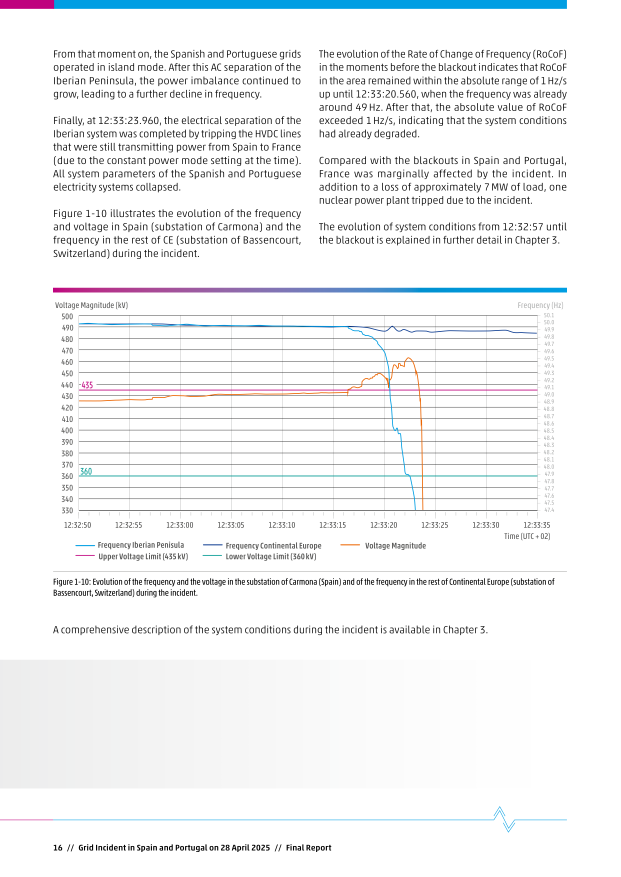
#> input picture stage0/pages/pg016.png, 2481 x 3508 px (shown at 1/4 size)
$ python probe_fig.py pages/pg016.png
#> lines starting #> are read from the running program, lines starting #| are printed output that depends on the picture; after the words box and inside, x2 and y2 are one past the last pixel; in counts of white or black regions, pixels touching at a corner belong together
"""Locate the plot frame and the curve colours in a rendered report page."""
import sys
from pathlib import Path

import numpy as np
from PIL import Image

p = Path(sys.argv[1])
im = Image.open(p).convert("RGB")
#> im is the input picture: PIL image 2481x3508 RGB; mean R, G, B 242, 243.3, 244.5
a = np.asarray(im)
h, w, _ = a.shape
print("image", w, h)
#| image 2481 3508

# grey-ish dark pixels = frame / axis lines
r, g, b = a[..., 0].astype(int), a[..., 1].astype(int), a[..., 2].astype(int)
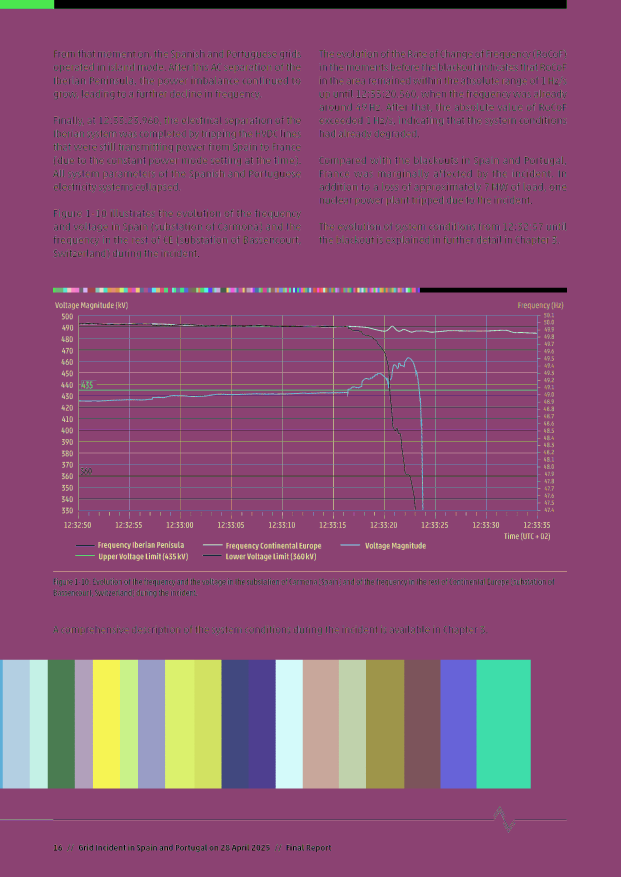
#> r: shape (3508, 2481) int64 (shown at 1/4 size); 256 distinct labels, from 0 to 255; one colour per label, 0 black
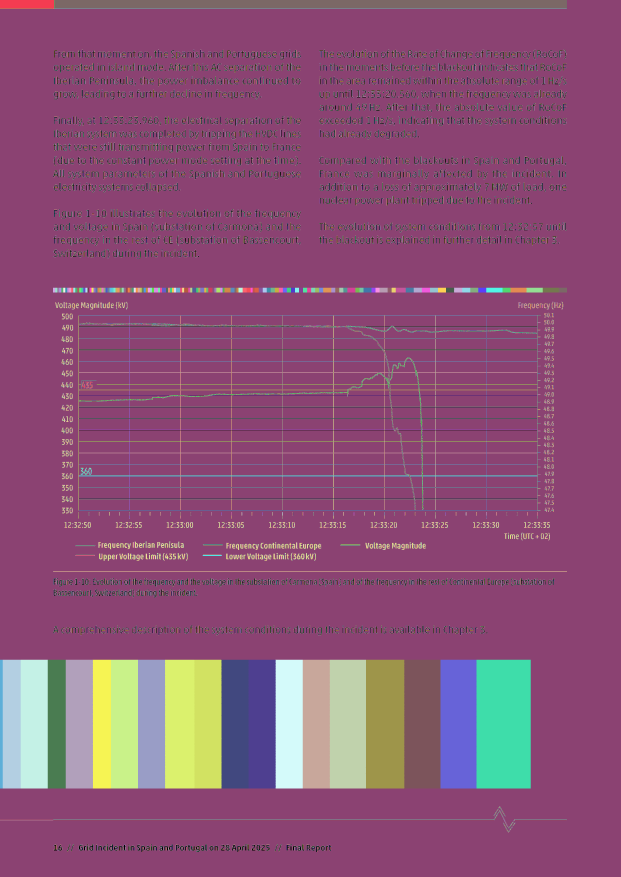
#> g: shape (3508, 2481) int64 (shown at 1/4 size); 256 distinct labels, from 0 to 255; one colour per label, 0 black
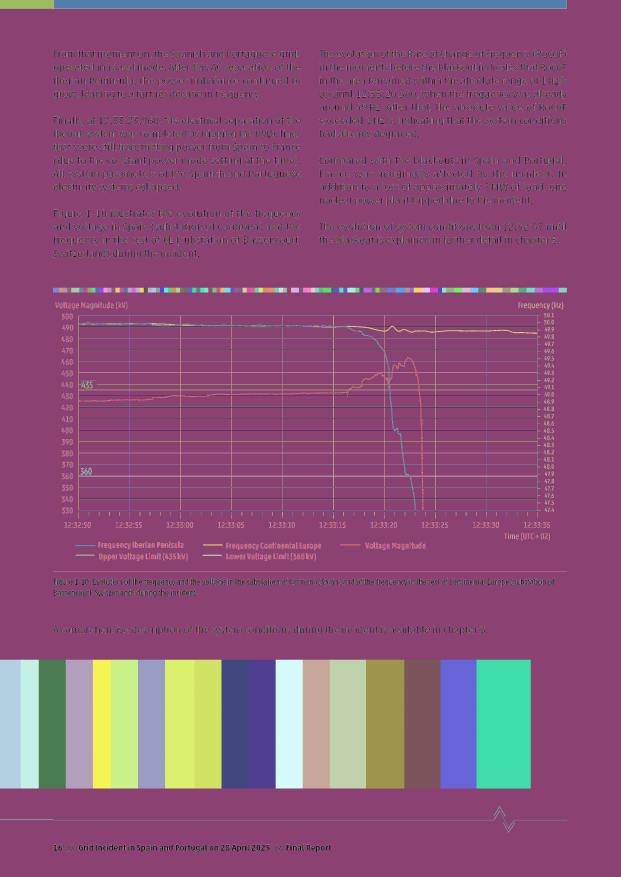
#> b: shape (3508, 2481) int64 (shown at 1/4 size); 256 distinct labels, from 0 to 255; one colour per label, 0 black
grey = (abs(r - g) < 12) & (abs(g - b) < 12) & (r < 210)
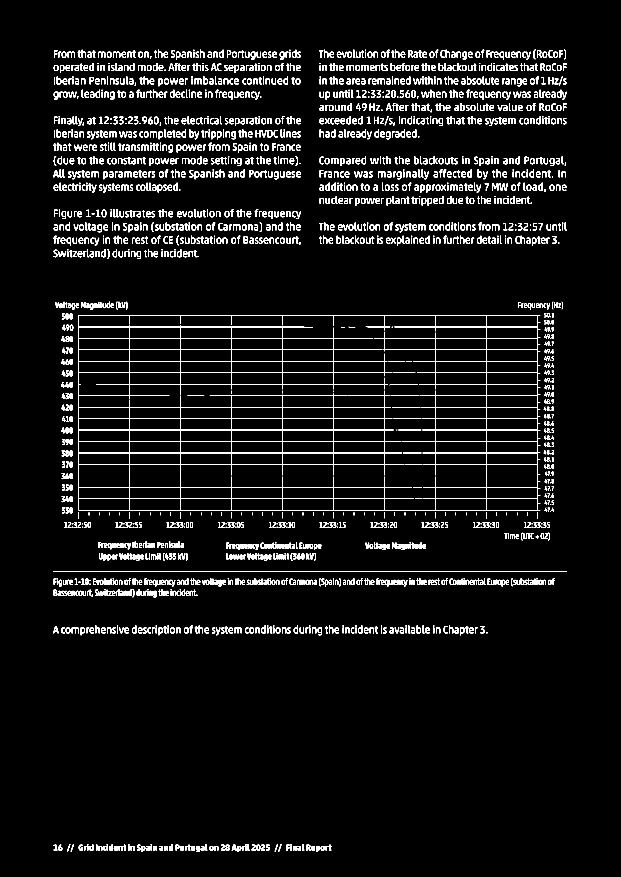
#> grey: shape (3508, 2481) bool (shown at 1/4 size); 4.4% white; 2109 white regions (222 under 20 px), largest, box (x1, y1, x2, y2) and area: (314, 1261, 2162, 2043) 75581, (212, 2284, 2268, 2286) 4111, (1998, 733, 2031, 762) 389

rows = grey.sum(axis=1)
#> rows = 3508 values, max 2056 at index 2284, min 0 at index 0, mean 109.1
cols = grey.sum(axis=0)
#> cols = 2481 values, max 1007 at index 315, min 0 at index 0, mean 154.2
print("top rows by grey count:")
for y in np.argsort(rows)[-12:][::-1]:
    print(f"  y={y:5d} grey={rows[y]:5d}  ({rows[y]/w:.2f} of width)")
#> this loop made 12 passes
#> y on passes 1 to 8: 2284, 2285, 2042, 2041, 1261, 2040, 1354, 1812
#> (printed output is left out)
print("top cols by grey count:")
for x in np.argsort(cols)[-12:][::-1]:
    print(f"  x={x:5d} grey={cols[x]:5d}  ({cols[x]/h:.2f} of height)")
#> this loop made 12 passes
#> x on passes 1 to 8: 315, 314, 926, 2149, 1334, 722, 519, 723
#> (printed output is left out)

# saturated colours inside a guess region (whole page for now)
sat = (a.max(axis=2).astype(int) - a.min(axis=2).astype(int)) > 60
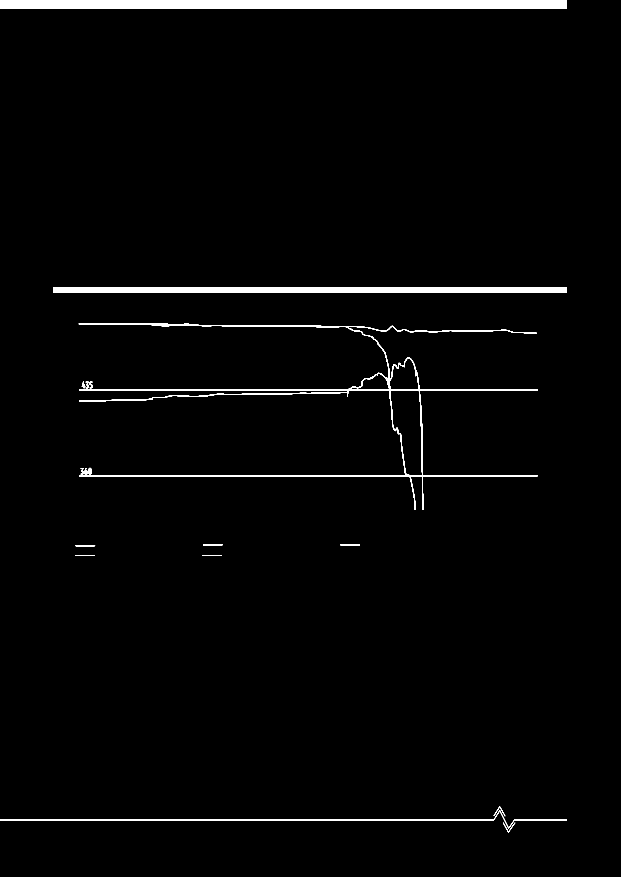
#> sat: shape (3508, 2481) bool (shown at 1/4 size); 1.9% white; 17 white regions, largest, box (x1, y1, x2, y2) and area: (0, 0, 2268, 36) 81647, (212, 1151, 2268, 1170) 39064, (315, 1292, 2150, 2040) 34418
ys, xs = np.where(sat)
print("saturated pixel bbox", xs.min(), xs.max(), ys.min(), ys.max(), "count", sat.sum())
#| saturated pixel bbox 0 2267 0 3329 count 165018
from collections import Counter
c = Counter(map(tuple, a[sat][::7]))
#> c = 809 items
print("most common saturated colours:")
for col, n in c.most_common(15):
    print("   ", col, n)
#> this loop made 15 passes
#> (col, n) on passes 1 to 8: ((0, 158, 227), 11239), ((191, 1, 126), 1704), ((236, 101, 1), 774), ((0, 153, 146), 589), ((18, 64, 147), 377), ((154, 216, 244), 300), ((230, 154, 204), 288), ((67, 183, 233), 287)
#> (printed output is left out)

$ run again, on stage0/pages/pg129.png
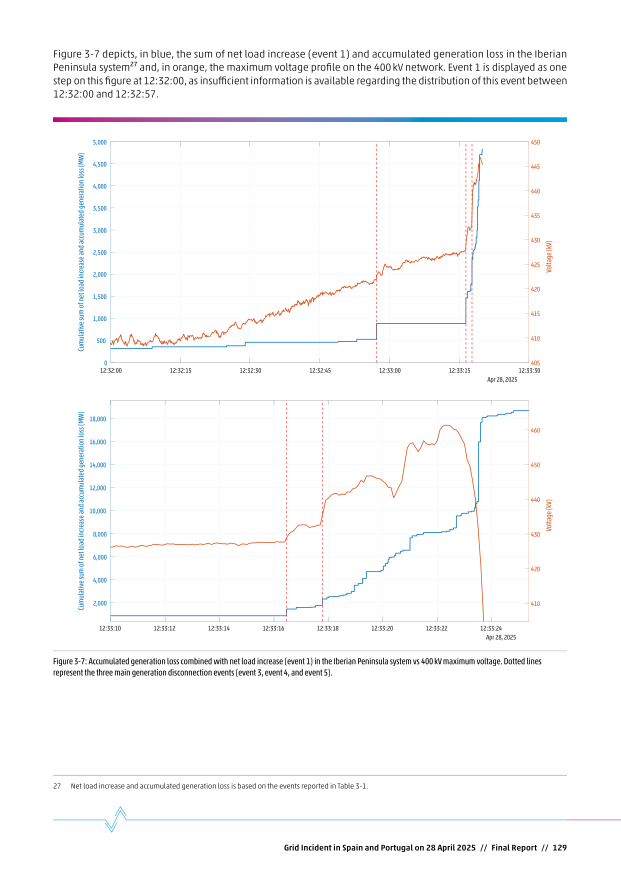
#> input picture stage0/pages/pg129.png, 2481 x 3508 px (shown at 1/4 size)
#> im is the input picture: PIL image 2481x3508 RGB; mean R, G, B 250.1, 250.1, 250.7
#| image 2481 3508
#> r: shape (3508, 2481) int64; 256 distinct labels, from 0 to 255
#> g: shape (3508, 2481) int64; 256 distinct labels, from 0 to 255
#> b: shape (3508, 2481) int64; 256 distinct labels, from 0 to 255
#> `grey = (abs(r - g) < 12) & (abs(g - b) < 12) & (r < 210)`:
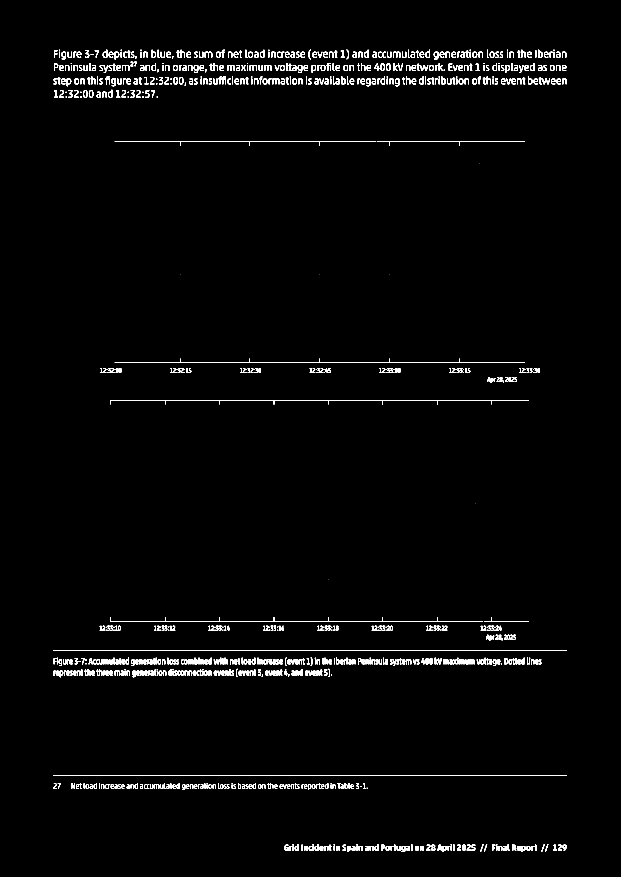
#> grey: shape (3508, 2481) bool (shown at 1/4 size); 1.5% white; 899 white regions (118 under 20 px), largest, box (x1, y1, x2, y2) and area: (442, 1601, 2115, 1619) 3514, (459, 1433, 2098, 1451) 3347, (442, 2468, 1932, 2486) 3132
#> rows = 3508 values, max 2056 at index 2603, min 0 at index 0, mean 37.06
#> cols = 2481 values, max 151 at index 1207, min 0 at index 0, mean 52.4
#> the loop `for y in np.argsort(rows)[-12:][::-1]:` made 12 passes
#> y on passes 1 to 8: 2603, 3100, 1601, 2485, 1602, 2484, 1450, 566
#> (printed output is left out)
#> the loop `for x in np.argsort(cols)[-12:][::-1]:` made 12 passes
#> x on passes 1 to 8: 1207, 1972, 425, 892, 891, 845, 471, 447
#> (printed output is left out)
#> `sat = (a.max(axis=2).astype(int) - a.min(axis=2).astype(int)) > 60`:
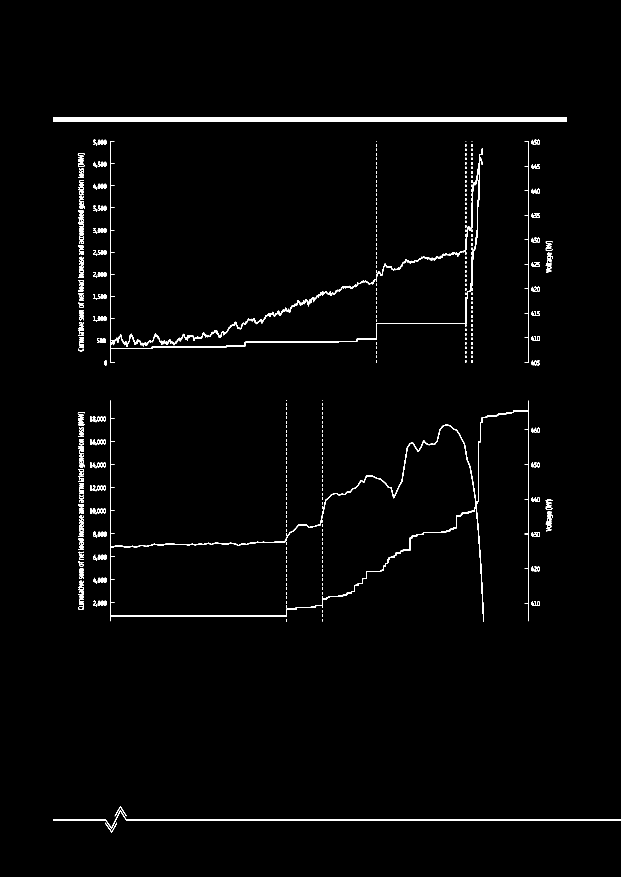
#> sat: shape (3508, 2481) bool (shown at 1/4 size); 1.4% white; 516 white regions (11 under 20 px), largest, box (x1, y1, x2, y2) and area: (212, 469, 2268, 488) 39064, (441, 566, 1931, 1451) 20848, (441, 1601, 2116, 2486) 18912
#| saturated pixel bbox 212 2480 469 3329 count 121406
#> c = 875 items
#> the loop `for col, n in c.most_common(15):` made 15 passes
#> (col, n) on passes 1 to 8: ((0, 113, 188), 2746), ((217, 82, 24), 2128), ((255, 76, 76), 519), ((0, 158, 227), 323), ((171, 223, 246), 281), ((67, 183, 233), 281), ((153, 198, 228), 189), ((101, 169, 214), 181)
#> (printed output is left out)

$ run again, on stage0/pages/pg131.png
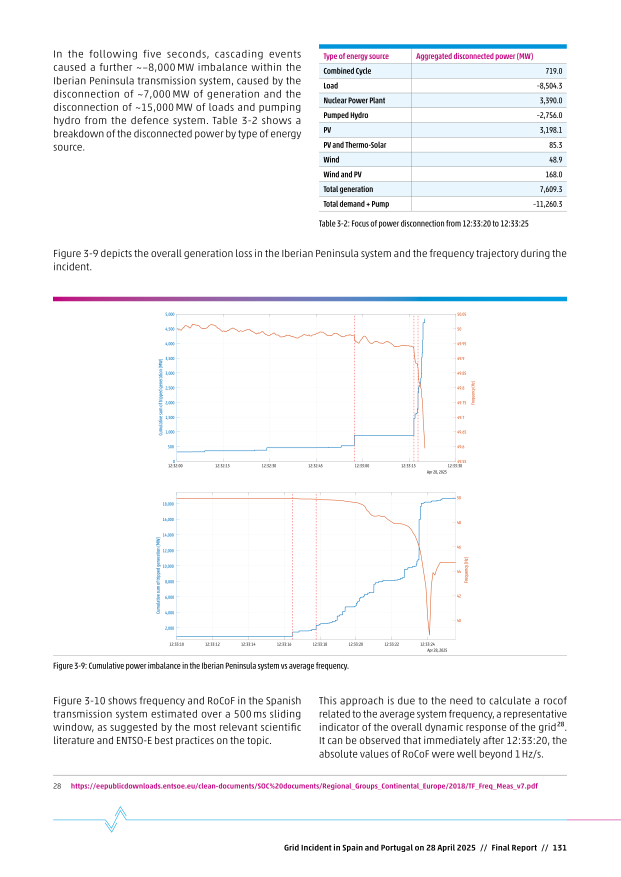
#> input picture stage0/pages/pg131.png, 2481 x 3508 px (shown at 1/4 size)
#> im is the input picture: PIL image 2481x3508 RGB; mean R, G, B 247, 247.4, 248.5
#| image 2481 3508
#> r: shape (3508, 2481) int64; 256 distinct labels, from 0 to 255
#> g: shape (3508, 2481) int64; 256 distinct labels, from 0 to 255
#> b: shape (3508, 2481) int64; 256 distinct labels, from 0 to 255
#> `grey = (abs(r - g) < 12) & (abs(g - b) < 12) & (r < 210)`:
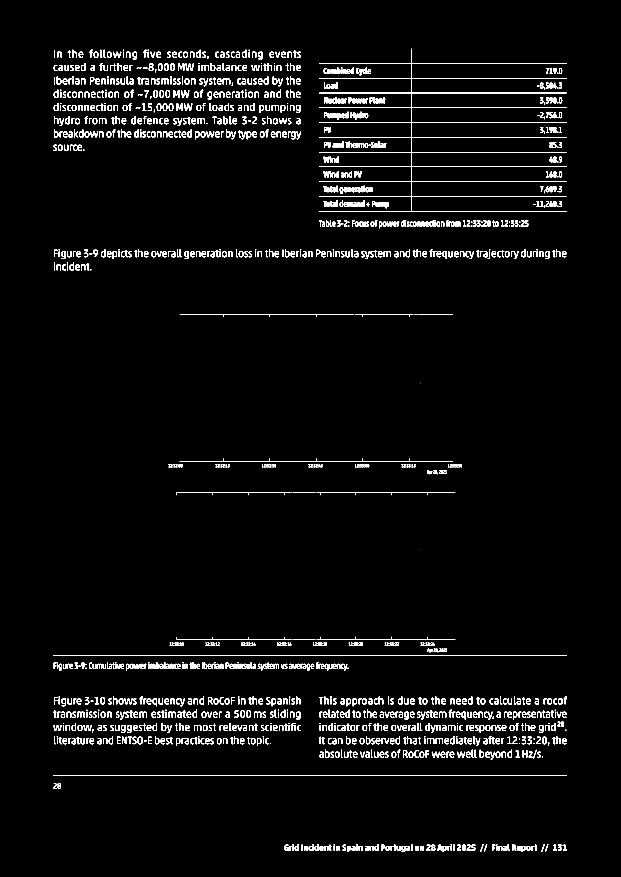
#> grey: shape (3508, 2481) bool (shown at 1/4 size); 2.7% white; 1446 white regions (160 under 20 px), largest, box (x1, y1, x2, y2) and area: (1275, 195, 2268, 845) 19095, (719, 1833, 1812, 1846) 2233, (212, 2621, 2268, 2622) 2056
#> rows = 3508 values, max 2056 at index 2621, min 0 at index 0, mean 66.83
#> cols = 2481 values, max 726 at index 1647, min 0 at index 0, mean 94.5
#> the loop `for y in np.argsort(rows)[-12:][::-1]:` made 12 passes
#> y on passes 1 to 8: 3100, 2621, 548, 431, 430, 371, 372, 489
#> (printed output is left out)
#> the loop `for x in np.argsort(cols)[-12:][::-1]:` made 12 passes
#> x on passes 1 to 8: 1647, 1646, 217, 218, 1298, 1299, 216, 2216
#> (printed output is left out)
#> `sat = (a.max(axis=2).astype(int) - a.min(axis=2).astype(int)) > 60`:
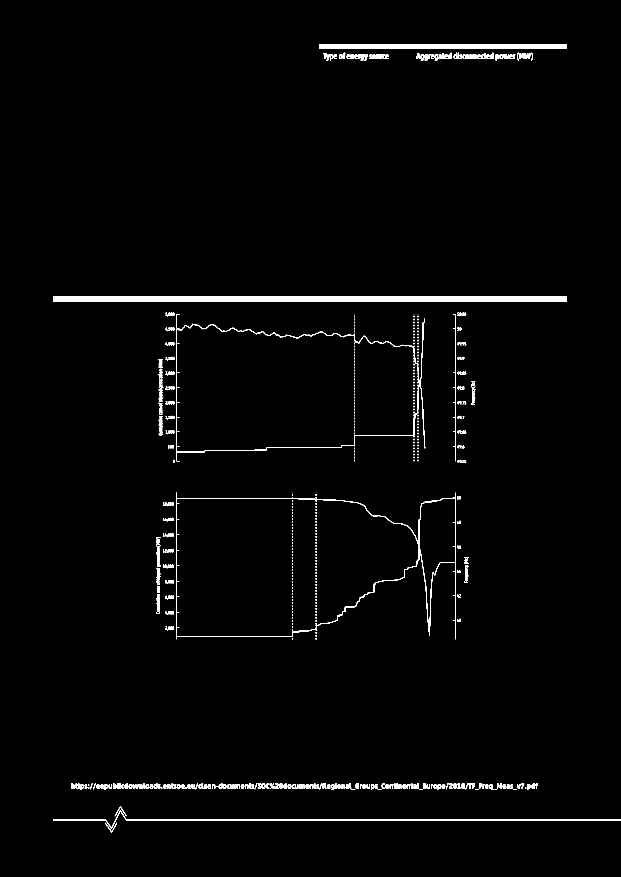
#> sat: shape (3508, 2481) bool (shown at 1/4 size); 1.3% white; 661 white regions (252 under 20 px), largest, box (x1, y1, x2, y2) and area: (212, 1187, 2268, 1205) 37008, (1276, 177, 2267, 195) 17838, (706, 1969, 1823, 2558) 9056
#| saturated pixel bbox 212 2480 177 3329 count 117330
#> c = 993 items
#> the loop `for col, n in c.most_common(15):` made 15 passes
#> (col, n) on passes 1 to 8: ((0, 148, 218), 2263), ((191, 1, 126), 2141), ((0, 113, 188), 696), ((217, 82, 24), 571), ((0, 158, 227), 322), ((33, 161, 222), 283), ((171, 223, 246), 283), ((67, 183, 233), 281)
#> (printed output is left out)
